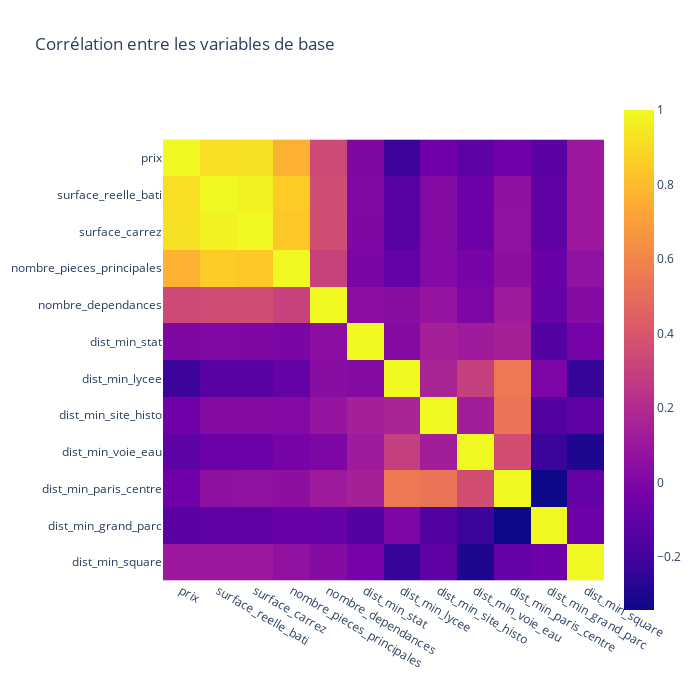

Here is the notebook cell this chart was saved with:
### Code cell
"""Observation des corrélations entre les variables de base"""
import plotly.express as px

dvf_corr = dvf_avec_dist_centre[var_base+var_dist].copy()

fig = px.imshow(dvf_corr.corr(), title='Corrélation entre les variables de base',  width=700, height=700)

fig.show()

### Figure 1 — Plotly figure (JSON) as saved in the notebook; plotly's stock layout.template omitted (floating-point values rounded to 4 significant figures; data arrays with more than 128 entries replaced by an {"elided": "..."} marker saying what was removed)
{"data": [{"coloraxis": "coloraxis", "hovertemplate": "x: %{x}<br>y: %{y}<br>color: %{z}<extra></extra>", "name": "0", "type": "heatmap", "x": ["prix", "surface_reelle_bati", "surface_carrez", "nombre_pieces_principales", "nombre_dependances", "dist_min_stat", "dist_min_lycee", "dist_min_site_histo", "dist_min_voie_eau", "dist_min_paris_centre", "dist_min_grand_parc", "dist_min_square"], "xaxis": "x", "y": ["prix", "surface_reelle_bati", "surface_carrez", "nombre_pieces_principales", "nombre_dependances", "dist_min_stat", "dist_min_lycee", "dist_min_site_histo", "dist_min_voie_eau", "dist_min_paris_centre", "dist_min_grand_parc", "dist_min_square"], "yaxis": "y", "z": {"elided": "12x12 float values"}}], "layout": {"coloraxis": {"colorscale": [[0, "#0d0887"], [0.1111, "#46039f"], [0.2222, "#7201a8"], [0.3333, "#9c179e"], [0.4444, "#bd3786"], [0.5556, "#d8576b"], [0.6667, "#ed7953"], [0.7778, "#fb9f3a"], [0.8889, "#fdca26"], [1, "#f0f921"]]}, "height": 700, "title": {"text": "Corrélation entre les variables de base"}, "width": 700, "xaxis": {"anchor": "y", "constrain": "domain", "domain": [0, 1], "scaleanchor": "y"}, "yaxis": {"anchor": "x", "autorange": "reversed", "constrain": "domain", "domain": [0, 1]}}}
